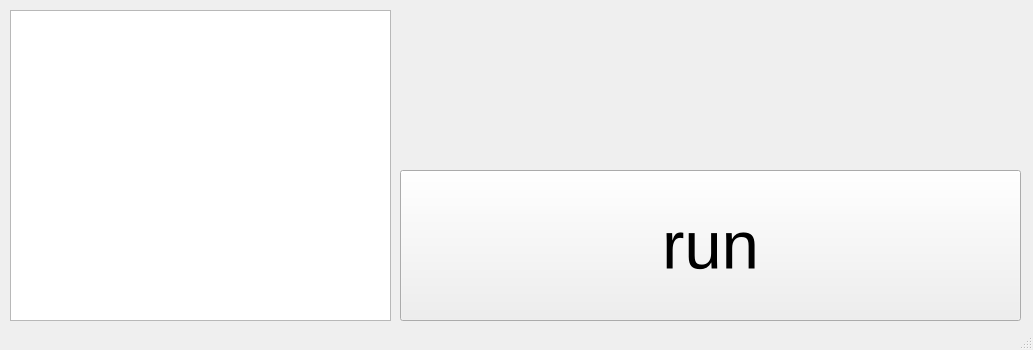
<?xml version="1.0" encoding="UTF-8"?>
<ui version="4.0">
 <class>MainWindow</class>
 <widget class="QMainWindow" name="MainWindow">
  <property name="geometry">
   <rect>
    <x>0</x>
    <y>0</y>
    <width>1033</width>
    <height>350</height>
   </rect>
  </property>
  <property name="windowTitle">
   <string>MainWindow</string>
  </property>
  <widget class="QWidget" name="centralWidget">
   <widget class="QTextEdit" name="textEdit">
    <property name="geometry">
     <rect>
      <x>10</x>
      <y>10</y>
      <width>381</width>
      <height>311</height>
     </rect>
    </property>
    <property name="font">
     <font>
      <pointsize>20</pointsize>
     </font>
    </property>
   </widget>
   <widget class="QPushButton" name="pushButton">
    <property name="geometry">
     <rect>
      <x>400</x>
      <y>170</y>
      <width>621</width>
      <height>151</height>
     </rect>
    </property>
    <property name="font">
     <font>
      <pointsize>50</pointsize>
     </font>
    </property>
    <property name="text">
     <string>run</string>
    </property>
   </widget>
   <widget class="QLabel" name="label">
    <property name="geometry">
     <rect>
      <x>400</x>
      <y>10</y>
      <width>621</width>
      <height>151</height>
     </rect>
    </property>
    <property name="font">
     <font>
      <pointsize>15</pointsize>
     </font>
    </property>
    <property name="text">
     <string/>
    </property>
    <property name="wordWrap">
     <bool>true</bool>
    </property>
   </widget>
  </widget>
  <widget class="QStatusBar" name="statusBar"/>
 </widget>
 <layoutdefault spacing="6" margin="11"/>
 <resources/>
 <connections/>
</ui>
